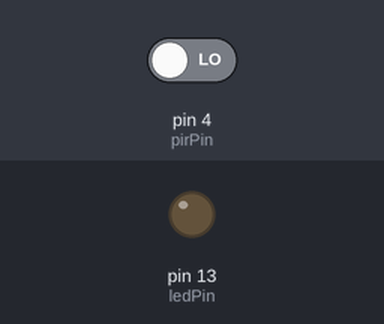
A sketch run on a simulated Arduino Uno, built with avr-gcc and run on an emulated ATmega328P. Shown: output pins drawn as LEDs (lit = HIGH). The inputs (shaded band) are chosen by the test bench; at power-on: pin 4 (pirPin) LOW. What the sketch prints to the serial monitor is not drawn.

Above: at 4.2 s.
4.3 s: pin 4 (pirPin) driven HIGH
At 5.3 s:
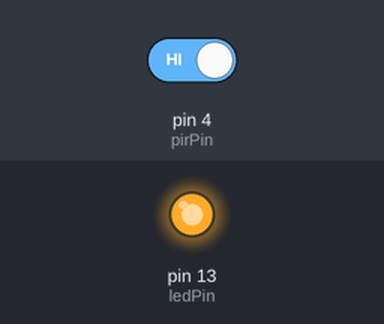
5.8 s: pin 4 (pirPin) driven LOW
At 6.5 s:
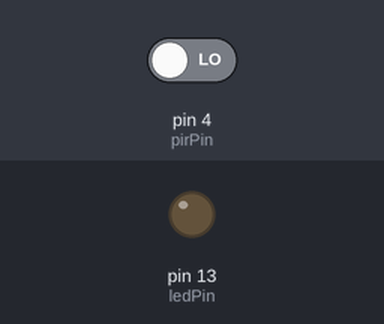
Timing chart, 0 to 8.8 s (numbered marks = the images above; inputs shaded):
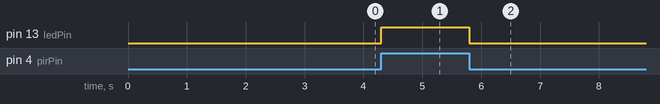

The sketch:

PIR_4thSep.ino
```cpp
int CalibrationTime=30;
long unsigned int lowIn;
long unsigned int pause=5000;
boolean locklow= true;
boolean takelowTime;
int pirPin=4;
int ledPin=13;
void setup() {
  // put your setup code here, to run once:
  Serial.begin(9600);
  pinMode(pirPin, INPUT);
  pinMode(ledPin, OUTPUT);
  digitalWrite(pirPin, LOW);
  Serial.print("Calibrating the sensor ");
  for(int i=0; i<CalibrationTime; i++)
  {
     Serial.print('.');
     delay(100);
  }
  Serial.println("Done");
  Serial.println("sensor Active");
  delay(10);

}

void loop() {
  // put your main code here, to run repeatedly:

  if(digitalRead(pirPin) == HIGH)
  {
     digitalWrite(ledPin, HIGH);
     if(locklow) {
        locklow = false;
        Serial.println("---");
        Serial.println("Motion detected at " );
        Serial.println((millis()/1000));
        Serial.println("Sec.");
        delay(50);
     }
     takelowTime = true;
  }

  if(digitalRead(pirPin)==LOW){
    digitalWrite(ledPin,LOW);
  if(takelowTime){
    lowIn=millis();
    takelowTime=false;
  }

  if(!locklow && millis() -lowIn > pause) {
        locklow = true;
        Serial.print("motion ended at ");
        Serial.print((millis() - pause)/1000);
        Serial.println(" sec");
        delay(50);
     }


  }


}
```

Measured:
- after the input at 4.3 s, pin 13 (ledPin): LOW → HIGH at once
- after the input at 5.8 s, pin 13 (ledPin): HIGH → LOW at once
